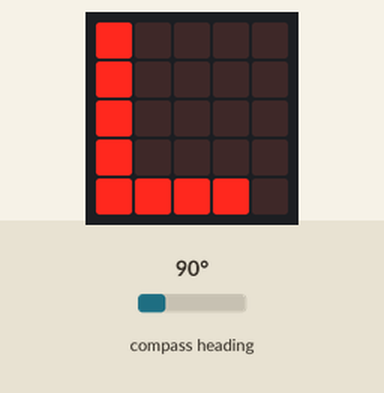
A program run on a simulated BBC micro:bit (MakeCode). On the bench: the board's 5×5 LED display. The test bench sets the inputs (shaded band); at power-on: compass heading 90°. The compass is already calibrated.

Above: at 1.2 s.
1.3 s: compass heading set to 49°
2.8 s: compass heading set to 40°
At 3.8 s:
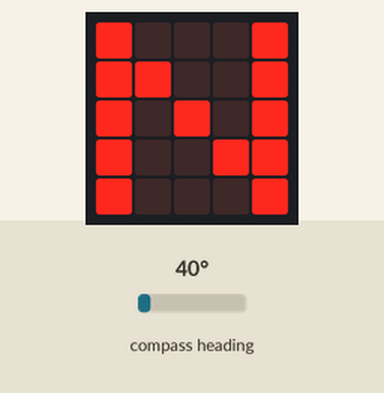
4.5 s: compass heading set to 180°
At 5.2 s:
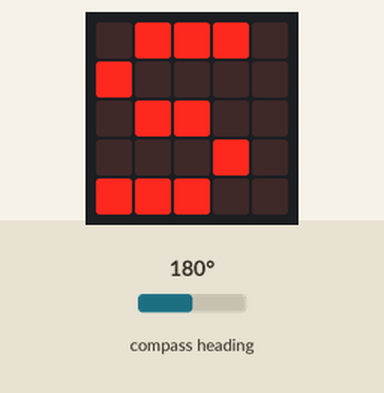
6.1 s: compass heading set to 220°
7.6 s: compass heading set to 230°
At 8.1 s:
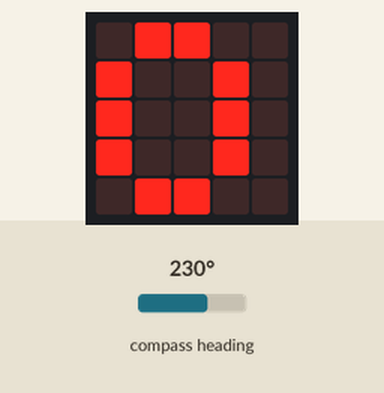
9.2 s: compass heading set to 7°
At 9.5 s:
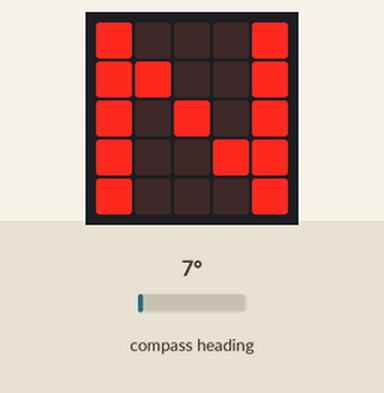
Timing chart, 0 to 11.7 s (numbered marks = the images above; inputs shaded):
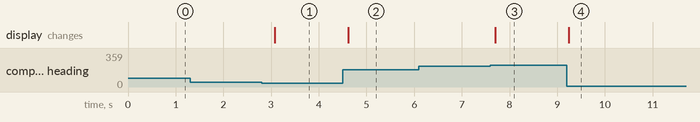

Measured:
- the behaviour switches between 45 and 44° on compass heading (found by bisection; images 0 and 1)
- the behaviour switches between 224 and 225° on compass heading (found by bisection; images 2 and 3)
- after the input at 1.3 s, every drawn part: stays the same
- after the input at 2.8 s, the display: changes after 0.28 s (image 1)
- after the input at 4.5 s, the display: changes after 0.12 s (image 2)
- after the input at 6.1 s, every drawn part: stays the same
- after the input at 7.6 s, the display: changes after 0.10 s (image 3)
- after the input at 9.2 s, the display: changes at once (image 4)

The program:

main.ts
```typescript
let graus = 0
basic.forever(function () {
    graus = input.compassHeading()
    if (graus < 45 || graus > 315) {
        basic.showString("N")
    } else if (graus < 135) {
        basic.showString("L")
    } else if (graus < 225) {
        basic.showString("S")
    } else {
        basic.showString("O")
    }
})
```

test.ts
```typescript
// testes vão aqui; isto não será compilado quando este pacote for usado como uma extensão.
```
